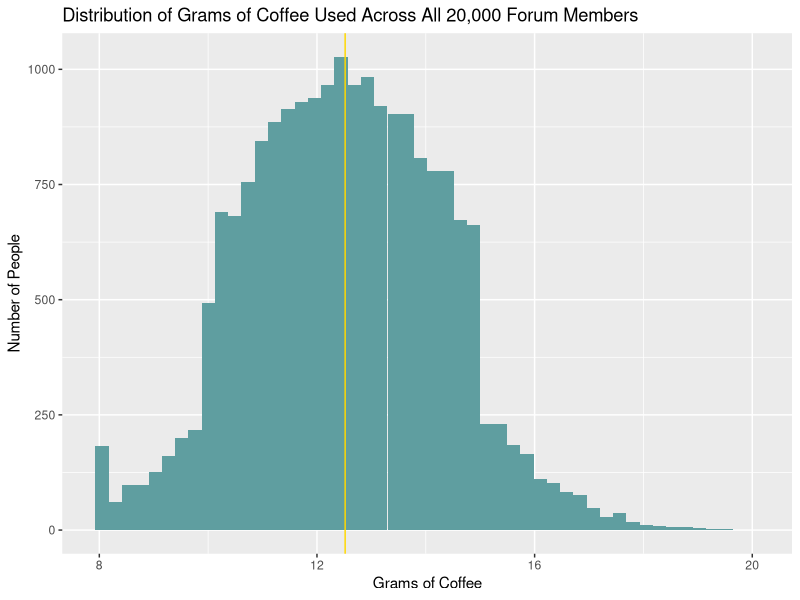

Here is the R script that generated this plot:
library(ggplot2)
set.seed(2021)
coffee <- data.frame(grams = c(rnorm(12500, 12.5, 2), runif(7500, 10, 15)))
coffee$grams <- ifelse(coffee$grams < 8, 8, coffee$grams)
ggplot(coffee, aes(x = grams)) +
  geom_histogram(fill = 'cadetblue', bins = 50) +
  geom_vline(xintercept = mean(coffee$grams), color = 'gold') +
  labs(title = 'Distribution of Grams of Coffee Used Across All 20,000 Forum Members',
       y = 'Number of People', x = 'Grams of Coffee')
# Manually calculate population SD, as sd() function divides by n - 1 instead of n
pop_sd <- sqrt(sum((coffee$grams - mean(coffee$grams))^2) / nrow(coffee))
# Note that 12.52 and 0.18 are the rounded mean and SE
se <- pop_sd / sqrt(100)
lo <- mean(coffee$grams) - (1.96 * se)
hi <- mean(coffee$grams) + (1.96 * se)
interval <- c(lo, hi)
interval
## [1] 12.16489 12.87077

# Or, shortcut the steps above with:
# interval <- qnorm(c(.025, .975), mean = mean(coffee$grams), sd = (pop_sd / sqrt(100)))
